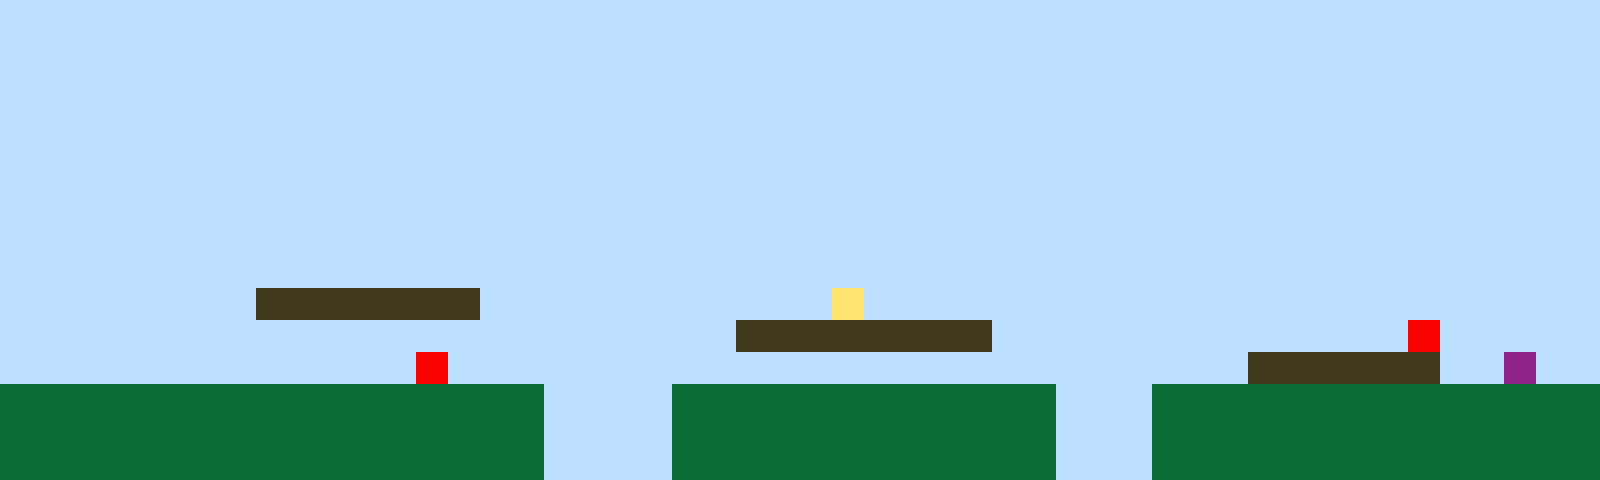

This game map was drawn from its Tiled (.tmx) file and the tilesets committed beside it. A one-line description and the full map source follow:
An orthogonal 50x15 tile map with 32x32 px tiles, 1 tile layer (Tile Layer 1).

<map version="1.10" tiledversion="1.11.2" orientation="orthogonal" renderorder="right-up" width="50" height="15" tilewidth="32" tileheight="32" infinite="0" nextlayerid="2" nextobjectid="1"><editorsettings><export target="map1.csv" format="csv" /></editorsettings><tileset firstgid="1" name="sprites" tilewidth="32" tileheight="32" tilecount="6" columns="3"><image source="sprites.png" width="96" height="64" /></tileset><layer id="1" name="Tile Layer 1" width="50" height="15"><data encoding="csv">1,1,1,1,1,1,1,1,1,1,1,1,1,1,1,1,1,1,1,1,1,1,1,1,1,1,1,1,1,1,1,1,1,1,1,1,1,1,1,1,1,1,1,1,1,1,1,1,1,1,1,1,1,1,1,1,1,1,1,1,1,1,1,1,1,1,1,1,1,1,1,1,1,1,1,1,1,1,1,1,1,1,1,1,1,1,1,1,1,1,1,1,1,1,1,1,1,1,1,1,1,1,1,1,1,1,1,1,1,1,1,1,1,1,1,1,1,1,1,1,1,1,1,1,1,1,1,1,1,1,1,1,1,1,1,1,1,1,1,1,1,1,1,1,1,1,1,1,1,1,1,1,1,1,1,1,1,1,1,1,1,1,1,1,1,1,1,1,1,1,1,1,1,1,1,1,1,1,1,1,1,1,1,1,1,1,1,1,1,1,1,1,1,1,1,1,1,1,1,1,1,1,1,1,1,1,1,1,1,1,1,1,1,1,1,1,1,1,1,1,1,1,1,1,1,1,1,1,1,1,1,1,1,1,1,1,1,1,1,1,1,1,1,1,1,1,1,1,1,1,1,1,1,1,1,1,1,1,1,1,1,1,1,1,1,1,1,1,1,1,1,1,1,1,1,1,1,1,1,1,1,1,1,1,1,1,1,1,1,1,1,1,1,1,1,1,1,1,1,1,1,1,1,1,1,1,1,1,1,1,1,1,1,1,1,1,1,1,1,1,1,1,1,1,1,1,1,1,1,1,1,1,1,1,1,1,1,1,1,1,1,1,1,1,1,1,1,1,1,1,1,1,1,1,1,1,1,1,1,1,1,1,1,1,1,1,1,1,1,1,1,1,1,1,1,1,1,1,1,1,1,1,1,1,1,1,1,1,1,1,1,1,1,1,1,1,1,1,1,1,1,1,1,1,1,1,1,1,1,1,1,1,1,1,1,1,1,1,1,1,1,1,1,1,1,1,1,1,1,1,1,1,1,1,1,1,1,1,1,1,1,1,1,1,1,1,1,1,1,1,1,1,1,1,1,1,1,1,3,3,3,3,3,3,3,1,1,1,1,1,1,1,1,1,1,1,4,1,1,1,1,1,1,1,1,1,1,1,1,1,1,1,1,1,1,1,1,1,1,1,1,1,1,1,1,1,1,1,1,1,1,1,1,1,1,1,1,1,1,1,1,1,1,3,3,3,3,3,3,3,3,1,1,1,1,1,1,1,1,1,1,1,1,1,5,1,1,1,1,1,1,1,1,1,1,1,1,1,1,1,1,1,1,5,1,1,1,1,1,1,1,1,1,1,1,1,1,1,1,1,1,1,1,1,1,1,1,1,1,3,3,3,3,3,3,1,1,6,1,1,2,2,2,2,2,2,2,2,2,2,2,2,2,2,2,2,2,1,1,1,1,2,2,2,2,2,2,2,2,2,2,2,2,1,1,1,2,2,2,2,2,2,2,2,2,2,2,2,2,2,2,2,2,2,2,2,2,2,2,2,2,2,2,2,2,2,2,1,1,1,1,2,2,2,2,2,2,2,2,2,2,2,2,1,1,1,2,2,2,2,2,2,2,2,2,2,2,2,2,2,2,2,2,2,2,2,2,2,2,2,2,2,2,2,2,2,2,1,1,1,1,2,2,2,2,2,2,2,2,2,2,2,2,1,1,1,2,2,2,2,2,2,2,2,2,2,2,2,2,2</data></layer></map>
